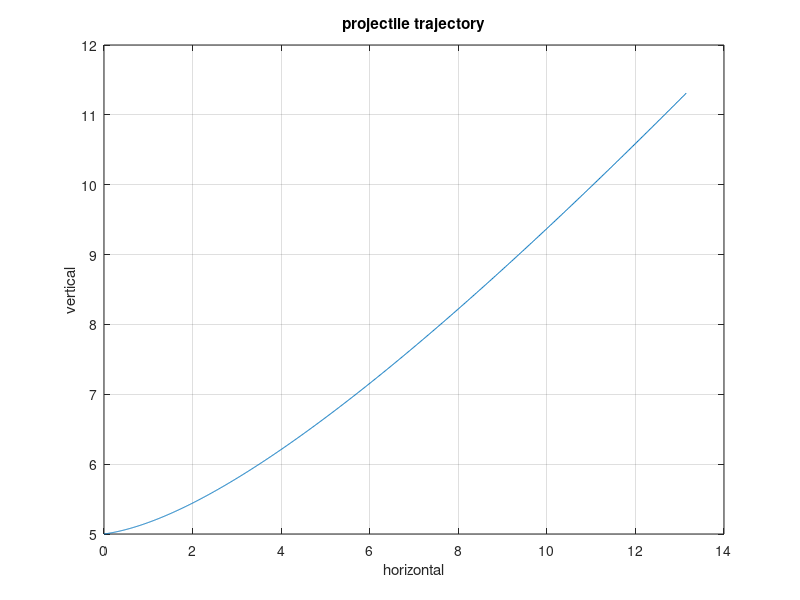

Source code (MATLAB):
function[] = MP_4()
clc
format short g
height = input('Enter the initial height of the projectile ABOVE the ground in meters: ');
velocity = input('Enter the magnitude of the velocity in m/s: ');
theta = input('Enter the angle in degrees with respect to the + X-axis at which the projectile is fired: ');
x_acc = input('Enter the X-COMPONENT of the acceleration, considering the sign, in m/s^2: ');
y_acc = input('Enter the Y-COMPONENT of the acceleration, considering the sign, in m/s^2: ');

if y_acc ==0 
    error('Vertical acceleration must not be zero')
elseif velocity<0
    error('Magnitude of the velocity cannot be zero')
elseif height<0
    error('Initial height nust be from above ground')
end

time = ((velocity*sind(theta)) + sqrt((velocity*sind(theta))^2 + 2*abs(y_acc)*height))/abs(y_acc);
%ymax = ((velocity^2)*(sind(theta)^2))/2*abs(y_acc);
t_vector = linspace(0,time,1000);

horizontal_eqn = [(x_acc)/2, velocity*cosd(theta), 0];
vertical_eqn = [(y_acc)/2, velocity*sind(theta), height];

h_vector = polyval(horizontal_eqn,t_vector);
v_vector = polyval(vertical_eqn, t_vector);


plot(h_vector,v_vector)
grid on
xlabel('horizontal')
ylabel('vertical')
title('projectile trajectory')

end


